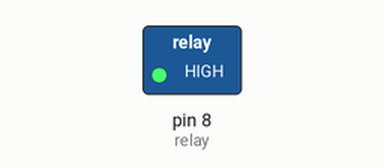
The sketch below on a simulated Arduino Uno, built with avr-gcc and run on an emulated ATmega328P. Parts: switched loads named in the sketch (green lamp = pin HIGH).

Above: at 2.5 s.
At 7.5 s:
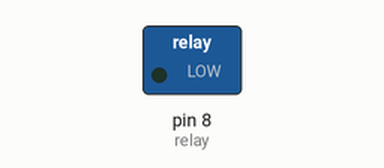
Timing chart, 0 to 13.0 s (numbered marks = the images above):
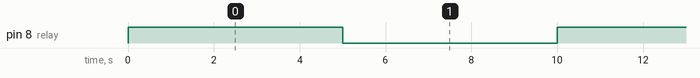

The sketch:

dc_with_relay.ino
```cpp
int relay =8;

void setup() {
  // put your setup code here, to run once:
  pinMode(8,OUTPUT);

}

void loop() {
  // put your main code here, to run repeatedly:
  digitalWrite(relay,HIGH);
  delay(5000);
  digitalWrite(relay,LOW);
  delay(5000);

}
```

Measured:
- by itself, pin 8 (relay): alternates HIGH for 5.0 s and LOW for 5.0 s
